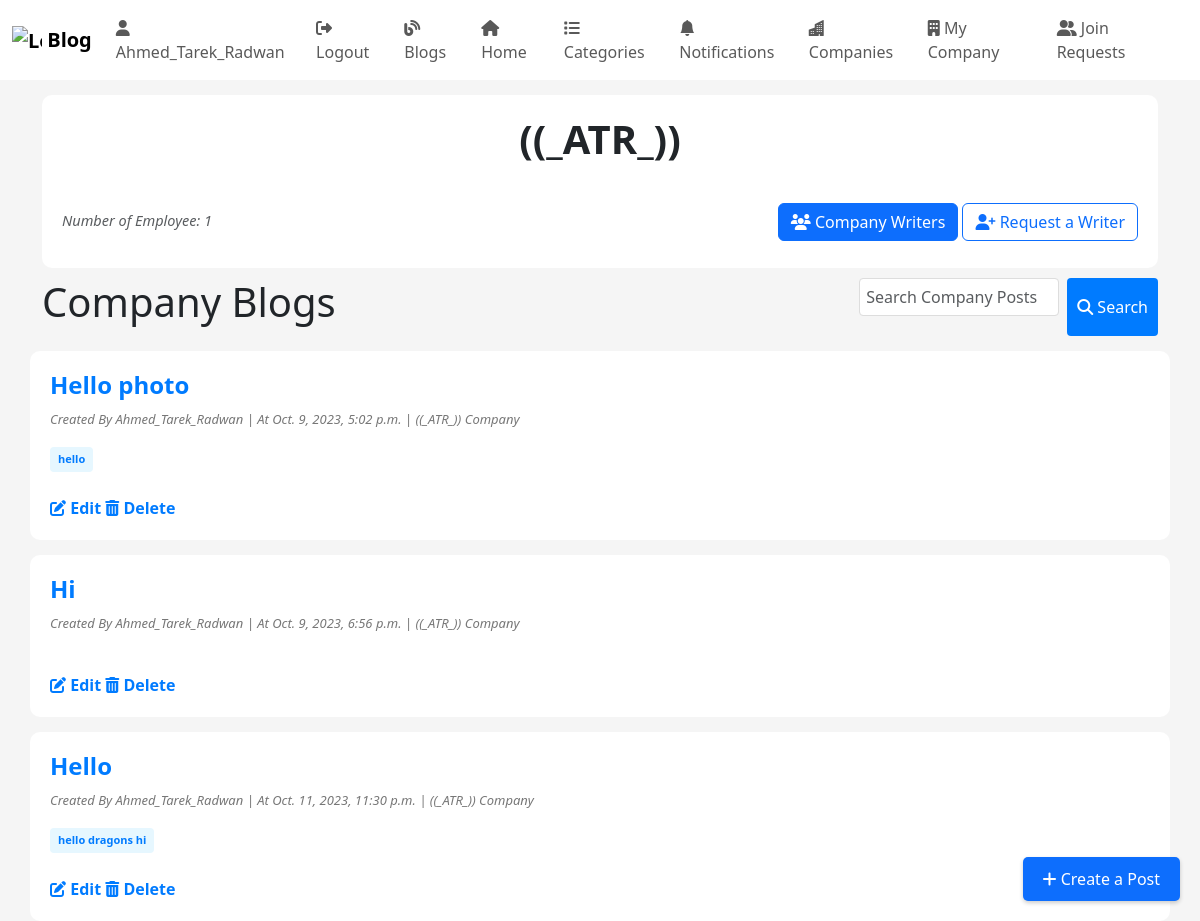
/blog/myCompany (signed in), run on an earlier commit of the app's database.
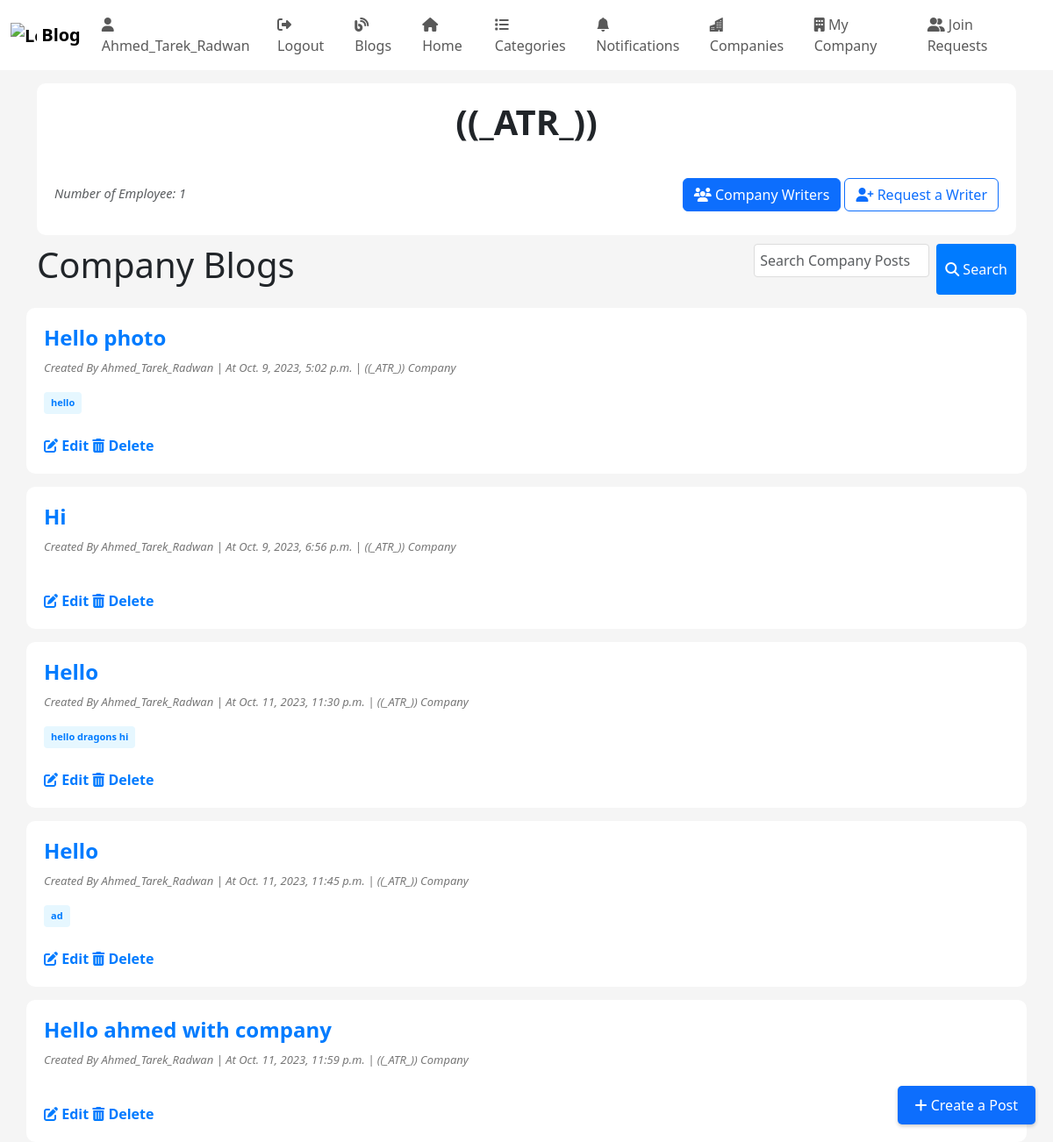
And on a later commit of the database.
### myApp/models.py (models this page shows, shortened)
class Blog(models.Model):
  ID = models.BigAutoField(auto_created = True, primary_key=True, verbose_name="ID")
  title = models.CharField(max_length=200)
  content = models.TextField()
  author = models.ForeignKey(User, on_delete=models.CASCADE, blank=False)
  created_at = models.DateTimeField(auto_now_add=True, blank=True)
  updated_at = models.DateTimeField(auto_now=True)
  is_draft = models.BooleanField(default=True)
  publish_status = models.CharField(max_length=10, choices=[('draft', 'Draft'), ('published', 'Published')], default='draft')
  tags = models.ManyToManyField(Tag,related_name="tag_posts")
  categories = models.ManyToManyField(Category)
  company = models.ForeignKey(Company, on_delete=models.SET_NULL, blank=True, null=True)

class Company(models.Model):
  ID = models.BigAutoField(auto_created = True, primary_key=True, verbose_name="ID")
  name = models.CharField(max_length=30)
  manager = models.ForeignKey(User, on_delete=models.CASCADE, blank=False)
  location = models.CharField(max_length=100, null=True, blank=True)
  description = models.TextField(null=True, blank=True)

class Tag(models.Model):
  category  = models.ManyToManyField(Category,related_name='tags')
  tag_name  = models.CharField(max_length=100)

### myApp/views.py (the view)
# urls.py: path("blog/myCompany", views.myCompany, name="myCompany"),
@user_passes_test(user_is_member, login_url='not_allowed')
def myCompany(request, company_id=None):
    if company_id:
        myCompany = Company.objects.get(ID=company_id)
    elif isEmployee(request.user):
        userProf = UserProfile.objects.get(user=request.user)
        myCompany = userProf.company
    else:
        return redirect("not_allowed")
    nEmployees = UserProfile.objects.filter(company=myCompany).count() - 1
    myCompanyBlogs = Blog.objects.filter(company=myCompany)
    query = request.GET.get('q')
    if query:
        myCompanyBlogs = myCompanyBlogs.filter(Q(title__icontains=query) | Q(content__icontains=query))
    context = {
        "myCompany": myCompany,
        "companyBlogs": myCompanyBlogs,
        "nEmployees": nEmployees,
        "query": query,
        "blog": None  # Add the 'blog' object to the context
    }
    return render(request, "blog/myCompany.html", context)

### myApp/templatetags/my_custom_tags.py (called while the page is built)
@register.filter(name='has_group')
def has_group(user, group_name):
    return user.groups.filter(name=group_name).exists()

@register.filter(name='isCompanyEmployee')
def isCompanyEmployee(user, company_id):
    company = Company.objects.get(ID=company_id)
    userProf = UserProfile.objects.get(user=user)
    return userProf.company == company

@register.filter(name='isCompanyManager')
def isCompanyManager(user, company_id):
    company = Company.objects.get(ID=company_id)
    return company.manager == user

### myApp/views.py (called while the page is built)
def user_is_member(user):
    return user.is_superuser or not user.groups.filter(name='Viewer').exists()

def isEmployee(user):
    return user.groups.filter(name='Employee').exists() or user.groups.filter(name='Manager').exists()

### myApp/templates/Blog/myCompany.html (shortened to what this page needs)
<!DOCTYPE html>
<html lang="en">
{% load static %} {% load crispy_forms_tags %}
{% load my_custom_tags %}
<head>
    <link href="{% static 'css/bootstrap.css' %}" rel="stylesheet">
    <link href="{% static 'css/home.css' %}" rel="stylesheet">
    <link href="{% static 'css/company.css' %}" rel="stylesheet">
</head>
<body>
    {% include "Blog/blogNavBar.html" %}
    <div class="container-md">
      <div class="cotainer-sm container">
        <h1 class="text-center" style="font-weight: 700">{{myCompany.name}} </h1>
        <div class="header-part">
        <p class="text-body-secondary fst-italic" style="font-size: 14.5px">Number of Employee: {{nEmployees}}</p>
        {% if user|isCompanyManager:myCompany.ID %}
        <div>
          <a class="btn btn-primary btn-custom" role="button" href="{% url "companyWriters" %}"><i class="fas fa-users"></i> Company Writers</a>
          <a class="btn btn-outline-primary btn-custom" role="button" href="{% url "requestWriter" %}"><i class="fas fa-user-plus"></i> Request a Writer</a>
        </div>
        {% elif user|isCompanyEmployee:myCompany.ID %}
        <div>
          <a href="{% url "leave_company" %}" class="btn btn-outline-danger" role="button"><i class="fa fa-sign-out" aria-hidden="true"></i> Leave Company</a>
        </div>
        {% endif %}
      </div>
      </div>
      <div class="feed-search">
        <h1>Company Blogs</h1>
          <div>
              <form method="get" class="d-flex search-form" role="search">
                  <input class="form-control me-2" type="search" name="q" placeholder="Search Company Posts..." {% if query %}value="{{ query }}"{% endif %}>
                  <button class="btn btn-primary btn-custom" type="submit"><i class="fas fa-search"></i> Search</button>
              </form>
          </div>
      </div>
    </div>
      {% for blog in companyBlogs %}
      <div class="container-sm container">
          <h4><a href="{% url "blogPage" id=blog.ID %}">{{ blog.title|capfirst }}</a></h4>
          <div class="meta-info">
              <p class="meta-info">Created By {{ blog.author.username }} | At {{ blog.created_at }} | {{myCompany.name}} Company</p>
          </div>
          <div class="tags">
              {% if blog.tags.all %}
                {% for tag in blog.tags.all %}
                  <a href="{% url "tagposts" tag.pk %}" class="tag">{{ tag.tag_name }}</a>
                {% endfor %}
              {% endif %}
            </div>
            {% if request.user|isCompanyManager:myCompany.ID or request.user == blog.author %}
            <br>
            <a href="{% url 'editBlog' blog_id=blog.ID %}" class="edit-button"><i class="fas fa-edit"></i> Edit </a>
            <a href="{% url 'deleteBlog' blog_id=blog.ID %}" class="delete-button"><i class="fas fa-trash-alt"></i> Delete</a>
        {% endif %}
      </div>
{% endfor %}
    {% if request.user|isCompanyEmployee:myCompany.ID %}
    <a href="{% url "createBlog" %}" class="create-post-btn"><i class="fas fa-plus"></i> Create a Post</a>
    {% endif %}
</body>
</html>

What changed in the data, as far as the page shows it:
added Blog: title "Hello", author.username "Ahmed_Tarek_Radwan", created_at "Oct. 11, 2023, 11:45 p.m.", {{ myCompany.name }} "((_ATR_))"
added Tag: tag_name "ad", shown under "Hello"
added Blog: title "Hello ahmed with company", author.username "Ahmed_Tarek_Radwan", created_at "Oct. 11, 2023, 11:59 p.m.", {{ myCompany.name }} "((_ATR_))"
